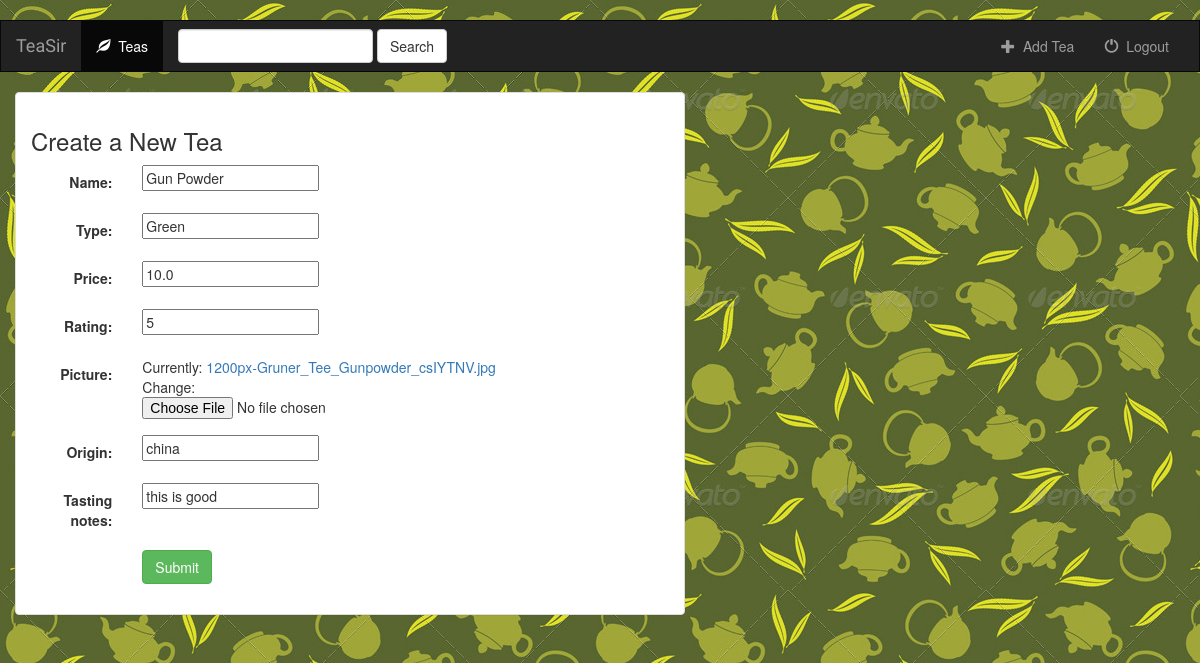
Page /tea/3/update/ on the committed database.
### tea/models.py (models this page shows, shortened)
class Tea(models.Model):
    name = models.CharField(max_length=250)
    type = models.CharField(max_length=250)
    price = models.FloatField()
    rating = models.IntegerField()
    picture = models.FileField()
    origin = models.CharField(max_length=250)
    tasting_notes = models.CharField(max_length=1000)

### tea/views.py (the view)
# urls.py: url(r'(?P<pk>[0-9]+)/update/$', views.TeaUpdate.as_view(), name='tea-update'),
class TeaUpdate(UpdateView):
    model = Tea
    fields = ['name', 'type', 'price', 'rating', 'picture', 'origin', 'tasting_notes']
    template_name_suffix = '_form'

### tea/templates/tea/tea_form.html (shortened to what this page needs)
{% extends 'tea/base.html' %}
{% block body %}
<div class="container-fluid">
    <div class="row">
        <div class="col-sm-12 col-md-7">
            <div class="panel panel-default">
                <div class="panel-body">
                    <h3>Create a New Tea</h3>
                    <form class="form-horizontal" action="" method="post" enctype="multipart/form-data">
                        {% include 'tea/form_template.html' %}
                        <div class="form-group">
                            <div class="col-sm-offset-2 col-sm-10">
                                <button type="submit" class="btn btn-success">Submit</button>
                            </div>
                        </div>
                    </form>
                </div>
            </div>
        </div>
    </div>
</div>
{% endblock %}

### tea/templates/tea/form_template.html (shortened to what this page needs)
{% for field in form %}
    <div class="form-group">
        <div class="col-sm-offset-2 col-sm-10">
        </div>
        <label class="control-label col-sm-2">{{ field.label_tag }}</label>
        <div class="col-sm-10">{{ field }}</div>
    </div>
{% endfor %}

### tea/static/tea/style.css (style rules this page uses)
body { background: white url("images/background 2.jpg"); }

### rows in the picture
Tea: form "Gun Powder" "Green" "10.0" "5" "china" "this is good"

### other values in the picture
{{ field.label_tag }} "Name:" "Type:" "Price:" "Rating:" "Picture:" "Origin:" "Tasting notes:"
